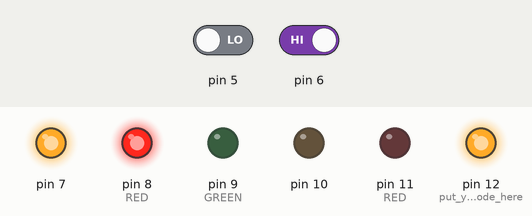
The sketch below on a simulated Arduino Uno, built with avr-gcc and run on an emulated ATmega328P. On the bench: output pins drawn as LEDs (lit = HIGH). The test bench sets the inputs (shaded band); at power-on: pin 6 HIGH, pin 5 LOW.

Above: at 18.0 s.
18.1 s: pin 6 driven LOW
At 21.2 s:
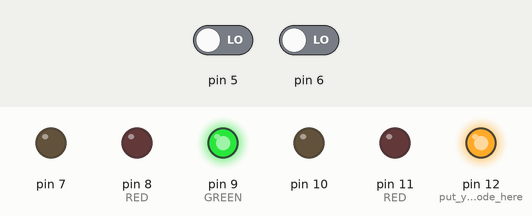
28.1 s: pin 5 driven HIGH
At 29.3 s:
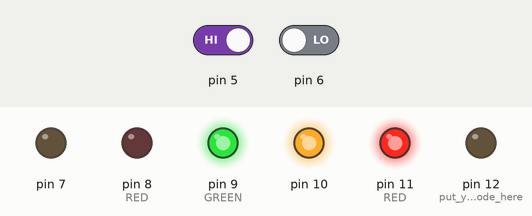
38.1 s: pin 5 driven LOW
At 39.3 s:
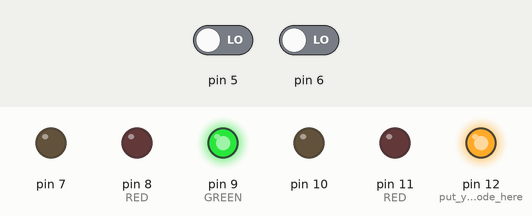
48.1 s: pin 6 driven HIGH
At 49.3 s:
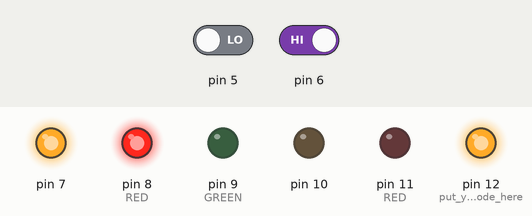
Timing chart, 0 to 51.1 s (numbered marks = the images above; inputs shaded):
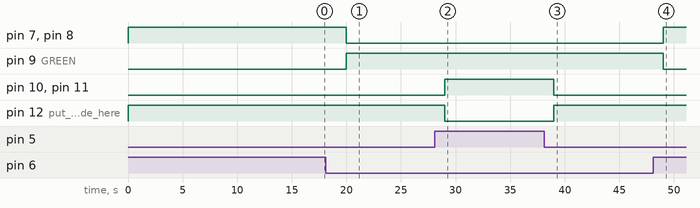

Measured:
- after the input at 18.1 s, pin 7, pin 8 (RED): HIGH → LOW after 1.9 s; pin 9 (GREEN): LOW → HIGH after 1.9 s
- after the input at 28.1 s, pin 10, pin 11 (RED): LOW → HIGH after 0.90 s; pin 12 (put_your_setup_code_here): HIGH → LOW after 0.90 s
- after the input at 38.1 s, pin 10, pin 11 (RED): HIGH → LOW after 0.90 s; pin 12 (put_your_setup_code_here): LOW → HIGH after 0.90 s
- after the input at 48.1 s, pin 7, pin 8 (RED): LOW → HIGH after 0.90 s; pin 9 (GREEN): HIGH → LOW after 0.90 s

The sketch:

smart_trafic.ino
```cpp
void setup() {
 pinMode(5, INPUT);
pinMode(6, INPUT);
pinMode(7, OUTPUT);
pinMode(8, OUTPUT);//RED
pinMode(9, OUTPUT);//GREEN
pinMode(10, OUTPUT);
pinMode(11, OUTPUT);//RED
pinMode(12, OUTPUT); // put your setup code here, to run once:

}

void loop() {
  int x = digitalRead(5);
  int y = digitalRead(6);
   if( (x == 1) && (y == 0))
   {
    for( int i=0; i<10 ; i++)
    {
    digitalWrite(10, 1);
    digitalWrite(11, 1);
    digitalWrite(12, 0);
    digitalWrite(7, 0);
    digitalWrite(8, 0);
    digitalWrite(9, 1);
    delay(1000);
    }
    // put your main code here, to run repeatedly:
   }
   else if( (x == 0) && (y == 1))
   {
    for( int i=0; i<10 ; i++)
    {
    digitalWrite(10, 0);
    digitalWrite(11, 0);
    digitalWrite(12, 1);
    digitalWrite(7, 1);
    digitalWrite(8, 1);
    digitalWrite(9, 0);
    delay(1000);
    }// put your main code here, to run repeatedly:
   }
   else if( (x == 0) && (y == 0))
   {

    digitalWrite(10, 0);
    digitalWrite(11, 0);
    digitalWrite(12, 1);
    digitalWrite(7, 0);
    digitalWrite(8, 0);
    digitalWrite(9, 1);
    delay(1000);
    // put your main code here, to run repeatedly:
   }
   else if( (x == 1) && (y == 1))
   {
    return;
    // put your main code here, to run repeatedly:
   }

}
```
